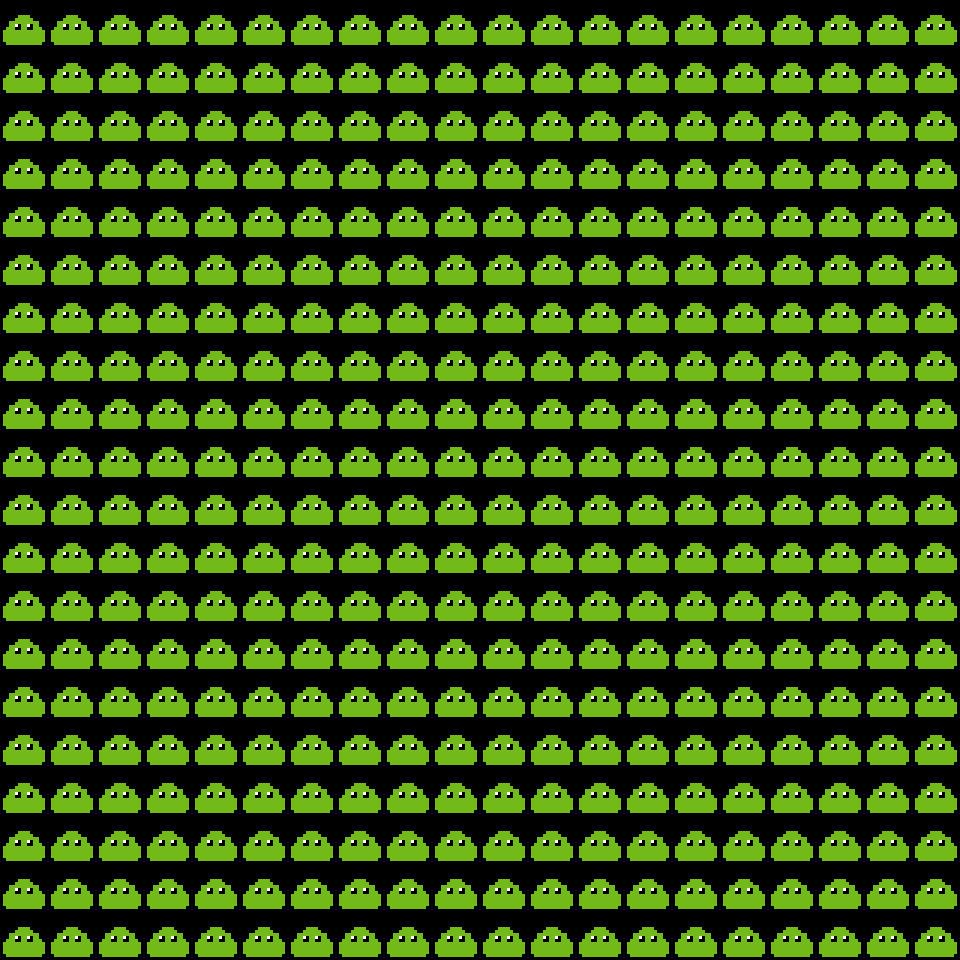

This is a level from a 2D game, rendered from its Tiled map with the project's own tilesets. A one-line summary and the complete map file follow:
An orthogonal 20x20 tile map with 48x48 px tiles, 1 tile layer (Tile Layer 1).

<map version="1.10" tiledversion="1.11.2" orientation="orthogonal" renderorder="right-down" width="20" height="20" tilewidth="48" tileheight="48" infinite="0" nextlayerid="2" nextobjectid="1">
 <tileset firstgid="1" name="SlimeGreen1" tilewidth="48" tileheight="48" tilecount="1" columns="1">
  <image source="../Textures/SlimeGreen1.png" width="48" height="48" />
 </tileset>
 <layer id="1" name="Tile Layer 1" width="20" height="20">
  <data encoding="csv">
1,1,1,1,1,1,1,1,1,1,1,1,1,1,1,1,1,1,1,1,
1,1,1,1,1,1,1,1,1,1,1,1,1,1,1,1,1,1,1,1,
1,1,1,1,1,1,1,1,1,1,1,1,1,1,1,1,1,1,1,1,
1,1,1,1,1,1,1,1,1,1,1,1,1,1,1,1,1,1,1,1,
1,1,1,1,1,1,1,1,1,1,1,1,1,1,1,1,1,1,1,1,
1,1,1,1,1,1,1,1,1,1,1,1,1,1,1,1,1,1,1,1,
1,1,1,1,1,1,1,1,1,1,1,1,1,1,1,1,1,1,1,1,
1,1,1,1,1,1,1,1,1,1,1,1,1,1,1,1,1,1,1,1,
1,1,1,1,1,1,1,1,1,1,1,1,1,1,1,1,1,1,1,1,
1,1,1,1,1,1,1,1,1,1,1,1,1,1,1,1,1,1,1,1,
1,1,1,1,1,1,1,1,1,1,1,1,1,1,1,1,1,1,1,1,
1,1,1,1,1,1,1,1,1,1,1,1,1,1,1,1,1,1,1,1,
1,1,1,1,1,1,1,1,1,1,1,1,1,1,1,1,1,1,1,1,
1,1,1,1,1,1,1,1,1,1,1,1,1,1,1,1,1,1,1,1,
1,1,1,1,1,1,1,1,1,1,1,1,1,1,1,1,1,1,1,1,
1,1,1,1,1,1,1,1,1,1,1,1,1,1,1,1,1,1,1,1,
1,1,1,1,1,1,1,1,1,1,1,1,1,1,1,1,1,1,1,1,
1,1,1,1,1,1,1,1,1,1,1,1,1,1,1,1,1,1,1,1,
1,1,1,1,1,1,1,1,1,1,1,1,1,1,1,1,1,1,1,1,
1,1,1,1,1,1,1,1,1,1,1,1,1,1,1,1,1,1,1,1
</data>
 </layer>
</map>
